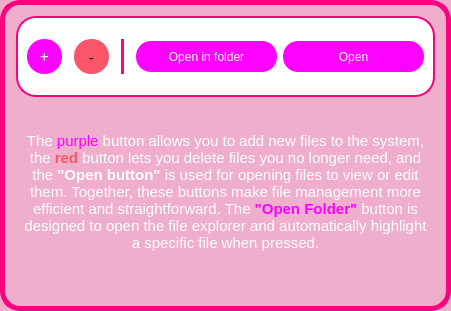
               <widget class="QFrame" name="frame_30">
                <property name="minimumSize">
                 <size>
                  <width>451</width>
                  <height>311</height>
                 </size>
                </property>
                <property name="styleSheet">
                 <string notr="true">background-color: rgb(238, 174, 204);
border-radius: 20px;
border: 5px solid  rgb(252, 2, 128);
</string>
                </property>
                <property name="frameShape">
                 <enum>QFrame::StyledPanel</enum>
                </property>
                <property name="frameShadow">
                 <enum>QFrame::Raised</enum>
                </property>
                <layout class="QGridLayout" name="gridLayout_26">
                 <item row="0" column="0">
                  <widget class="QFrame" name="frame_31">
                   <property name="sizePolicy">
                    <sizepolicy hsizetype="MinimumExpanding" vsizetype="Fixed">
                     <horstretch>0</horstretch>
                     <verstretch>0</verstretch>
                    </sizepolicy>
                   </property>
                   <property name="minimumSize">
                    <size>
                     <width>301</width>
                     <height>81</height>
                    </size>
                   </property>
                   <property name="maximumSize">
                    <size>
                     <width>16777215</width>
                     <height>16777215</height>
                    </size>
                   </property>
                   <property name="styleSheet">
                    <string notr="true">background-color: rgb(255, 255, 255);
border-radius: 20px;
border: 2px solid  rgb(252, 2, 128);</string>
                   </property>
                   <property name="frameShape">
                    <enum>QFrame::StyledPanel</enum>
                   </property>
                   <property name="frameShadow">
                    <enum>QFrame::Raised</enum>
                   </property>
                   <layout class="QGridLayout" name="gridLayout_22">
                    <item row="0" column="2">
                     <widget class="QPushButton" name="fm_del_btn_2">
                      <property name="sizePolicy">
                       <sizepolicy hsizetype="Fixed" vsizetype="Fixed">
                        <horstretch>0</horstretch>
                        <verstretch>0</verstretch>
                       </sizepolicy>
                      </property>
                      <property name="minimumSize">
                       <size>
                        <width>35</width>
                        <height>35</height>
                       </size>
                      </property>
                      <property name="font">
                       <font>
                        <family>Arial Black</family>
                        <pointsize>12</pointsize>
                       </font>
                      </property>
                      <property name="styleSheet">
                       <string notr="true">QPushButton {
background-color: rgb(250, 85, 104);
	color: rgb(30, 29, 42);
border-radius: 17px;
border: none;
}

QPushButton:hover {
background-color: rgb(250, 121, 136);
}

QPushButton:pressed {
background-color: rgb(250, 66, 88);
}</string>
                      </property>
                      <property name="text">
                       <string>-</string>
                      </property>
                     </widget>
                    </item>
                    <item row="0" column="0">
                     <widget class="QPushButton" name="fm_add_btn_2">
                      <property name="sizePolicy">
                       <sizepolicy hsizetype="Fixed" vsizetype="Fixed">
                        <horstretch>0</horstretch>
                        <verstretch>0</verstretch>
                       </sizepolicy>
                      </property>
                      <property name="minimumSize">
                       <size>
                        <width>35</width>
                        <height>35</height>
                       </size>
                      </property>
                      <property name="font">
                       <font>
                        <family>Arial Black</family>
                        <pointsize>12</pointsize>
                       </font>
                      </property>
                      <property name="styleSheet">
                       <string notr="true">QPushButton {
background-color: rgb(252, 2, 255);
color: rgb(255, 255, 255);
border-radius: 17px;
border: none;
}

QPushButton:hover {
background-color: rgb(255, 255, 255);
color: rgb(252, 2, 255);
}

QPushButton:pressed {
background-color: rgb(252, 2, 255);
}</string>
                      </property>
                      <property name="text">
                       <string>+</string>
                      </property>
                     </widget>
                    </item>
                    <item row="0" column="1">
                     <spacer name="horizontalSpacer_6">
                      <property name="orientation">
                       <enum>Qt::Horizontal</enum>
                      </property>
                      <property name="sizeType">
                       <enum>QSizePolicy::Fixed</enum>
                      </property>
                      <property name="sizeHint" stdset="0">
                       <size>
                        <width>6</width>
                        <height>20</height>
                       </size>
                      </property>
                     </spacer>
                    </item>
                    <item row="0" column="5">
                     <spacer name="horizontalSpacer_41">
                      <property name="orientation">
                       <enum>Qt::Horizontal</enum>
                      </property>
                      <property name="sizeType">
                       <enum>QSizePolicy::Fixed</enum>
                      </property>
                      <property name="sizeHint" stdset="0">
                       <size>
                        <width>6</width>
                        <height>20</height>
                       </size>
                      </property>
                     </spacer>
                    </item>
                    <item row="0" column="4">
                     <widget class="Line" name="line_9">
                      <property name="styleSheet">
                       <string notr="true">border-color: rgb(252, 2, 128);</string>
                      </property>
                      <property name="orientation">
                       <enum>Qt::Vertical</enum>
                      </property>
                     </widget>
                    </item>
                    <item row="0" column="6">
                     <widget class="QPushButton" name="fm_openfolder_btn_2">
                      <property name="sizePolicy">
                       <sizepolicy hsizetype="Expanding" vsizetype="Fixed">
                        <horstretch>0</horstretch>
                        <verstretch>0</verstretch>
                       </sizepolicy>
                      </property>
                      <property name="minimumSize">
                       <size>
                        <width>120</width>
                        <height>31</height>
                       </size>
                      </property>
                      <property name="styleSheet">
                       <string notr="true">QPushButton {
background-color: rgb(252, 2, 255);
color: rgb(255, 255, 255);
border-radius: 15px;
border: none;
font: 87 10pt &quot;Arial Black&quot;;
}

QPushButton:hover {background-color: rgb(255, 255, 255);
color: rgb(252, 2, 255);
border-radius: 15px;
border: none;
}

QPushButton:pressed {
background-color: rgb(44, 146, 255);
}
</string>
                      </property>
                      <property name="text">
                       <string>Open in folder</string>
                      </property>
                     </widget>
                    </item>
                    <item row="0" column="3">
                     <spacer name="horizontalSpacer_40">
                      <property name="orientation">
                       <enum>Qt::Horizontal</enum>
                      </property>
                      <property name="sizeType">
                       <enum>QSizePolicy::Fixed</enum>
                      </property>
                      <property name="sizeHint" stdset="0">
                       <size>
                        <width>6</width>
                        <height>20</height>
                       </size>
                      </property>
                     </spacer>
                    </item>
                    <item row="0" column="7">
                     <widget class="QPushButton" name="fm_open_btn_2">
                      <property name="sizePolicy">
                       <sizepolicy hsizetype="Expanding" vsizetype="Fixed">
                        <horstretch>0</horstretch>
                        <verstretch>0</verstretch>
                       </sizepolicy>
                      </property>
                      <property name="minimumSize">
                       <size>
                        <width>80</width>
                        <height>31</height>
                       </size>
                      </property>
                      <property name="styleSheet">
                       <string notr="true">QPushButton {
background-color: rgb(252, 2, 255);
color: rgb(255, 255, 255);
border-radius: 15px;
border: none;
font: 87 10pt &quot;Arial Black&quot;;
}

QPushButton:hover {background-color: rgb(255, 255, 255);
color: rgb(252, 2, 255);
border-radius: 15px;
border: none;
}

QPushButton:pressed {
background-color: rgb(44, 146, 255);
}
</string>
                      </property>
                      <property name="text">
                       <string>Open</string>
                      </property>
                     </widget>
                    </item>
                   </layout>
                  </widget>
                 </item>
                 <item row="1" column="0">
                  <widget class="QTextBrowser" name="textBrowser">
                   <property name="minimumSize">
                    <size>
                     <width>401</width>
                     <height>48</height>
                    </size>
                   </property>
                   <property name="styleSheet">
                    <string notr="true">border: none;</string>
                   </property>
                   <property name="html">
                    <string>&lt;!DOCTYPE HTML PUBLIC &quot;-//W3C//DTD HTML 4.0//EN&quot; &quot;http://www.w3.org/TR/REC-html40/strict.dtd&quot;&gt;
&lt;html&gt;&lt;head&gt;&lt;meta name=&quot;qrichtext&quot; content=&quot;1&quot; /&gt;&lt;style type=&quot;text/css&quot;&gt;
p, li { white-space: pre-wrap; }
&lt;/style&gt;&lt;/head&gt;&lt;body style=&quot; font-family:'.AppleSystemUIFont'; font-size:13pt; font-weight:400; font-style:normal;&quot;&gt;
&lt;p align=&quot;center&quot; style=&quot;-qt-paragraph-type:empty; margin-top:12px; margin-bottom:12px; margin-left:0px; margin-right:0px; -qt-block-indent:0; text-indent:0px; font-family:'MS Shell Dlg 2'; font-size:8.25pt;&quot;&gt;&lt;br /&gt;&lt;/p&gt;
&lt;p align=&quot;center&quot; style=&quot; margin-top:12px; margin-bottom:12px; margin-left:0px; margin-right:0px; -qt-block-indent:0; text-indent:0px;&quot;&gt;&lt;span style=&quot; font-family:'Courier New'; font-size:11pt; color:#ffffff;&quot;&gt;The &lt;/span&gt;&lt;span style=&quot; font-family:'Courier New'; font-size:11pt; color:#fc02ff;&quot;&gt;purple&lt;/span&gt;&lt;span style=&quot; font-family:'Courier New'; font-size:11pt; color:#ffffff;&quot;&gt; button allows you to add new files to the system, the &lt;/span&gt;&lt;span style=&quot; font-family:'Courier New'; font-size:11pt; font-weight:600; color:#fa5568;&quot;&gt;red&lt;/span&gt;&lt;span style=&quot; font-family:'Courier New'; font-size:11pt; color:#ffffff;&quot;&gt; button lets you delete files you no longer need, and the &lt;/span&gt;&lt;span style=&quot; font-family:'Courier New'; font-size:11pt; font-weight:600; color:#ffffff;&quot;&gt;&amp;quot;Open button&amp;quot;&lt;/span&gt;&lt;span style=&quot; font-family:'Courier New'; font-size:11pt; color:#ffffff;&quot;&gt; is used for opening files to view or edit them. Together, these buttons make file management more efficient and straightforward. The &lt;/span&gt;&lt;span style=&quot; font-family:'Courier New'; font-size:11pt; font-weight:600; color:#fc02ff;&quot;&gt;&amp;quot;Open Folder&amp;quot;&lt;/span&gt;&lt;span style=&quot; font-family:'Courier New'; font-size:11pt; color:#ffffff;&quot;&gt; button is designed to open the file explorer and automatically highlight a specific file when pressed.&lt;/span&gt;&lt;/p&gt;&lt;/body&gt;&lt;/html&gt;</string>
                   </property>
                  </widget>
                 </item>
                </layout>
               </widget>
